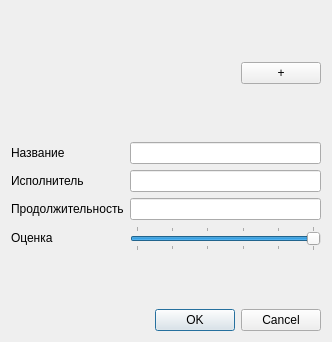
<?xml version="1.0" encoding="UTF-8"?>
<ui version="4.0">
 <class>SongDialog</class>
 <widget class="QDialog" name="SongDialog">
  <property name="geometry">
   <rect>
    <x>0</x>
    <y>0</y>
    <width>332</width>
    <height>342</height>
   </rect>
  </property>
  <property name="windowTitle">
   <string>Dialog</string>
  </property>
  <layout class="QGridLayout" name="gridLayout">
   <item row="0" column="0">
    <layout class="QHBoxLayout" name="horizontalLayout">
     <item>
      <widget class="QLabel" name="labelPreview">
       <property name="sizePolicy">
        <sizepolicy hsizetype="Fixed" vsizetype="Fixed">
         <horstretch>0</horstretch>
         <verstretch>0</verstretch>
        </sizepolicy>
       </property>
       <property name="minimumSize">
        <size>
         <width>125</width>
         <height>125</height>
        </size>
       </property>
       <property name="toolTip">
        <string>Превью</string>
       </property>
       <property name="text">
        <string/>
       </property>
      </widget>
     </item>
     <item>
      <spacer name="horizontalSpacer">
       <property name="orientation">
        <enum>Qt::Horizontal</enum>
       </property>
       <property name="sizeHint" stdset="0">
        <size>
         <width>40</width>
         <height>20</height>
        </size>
       </property>
      </spacer>
     </item>
     <item>
      <widget class="QPushButton" name="btnPreview">
       <property name="sizePolicy">
        <sizepolicy hsizetype="Fixed" vsizetype="Fixed">
         <horstretch>0</horstretch>
         <verstretch>0</verstretch>
        </sizepolicy>
       </property>
       <property name="toolTip">
        <string>Выбрать изображение</string>
       </property>
       <property name="text">
        <string>+</string>
       </property>
      </widget>
     </item>
    </layout>
   </item>
   <item row="1" column="0">
    <layout class="QFormLayout" name="formLayout">
     <item row="0" column="0">
      <widget class="QLabel" name="label_5">
       <property name="text">
        <string>Название</string>
       </property>
      </widget>
     </item>
     <item row="0" column="1">
      <widget class="QLineEdit" name="lineEdit"/>
     </item>
     <item row="1" column="0">
      <widget class="QLabel" name="label_6">
       <property name="text">
        <string>Исполнитель</string>
       </property>
      </widget>
     </item>
     <item row="2" column="0">
      <widget class="QLabel" name="label_7">
       <property name="text">
        <string>Продолжительность</string>
       </property>
      </widget>
     </item>
     <item row="3" column="0">
      <widget class="QLabel" name="label_8">
       <property name="text">
        <string>Оценка</string>
       </property>
      </widget>
     </item>
     <item row="3" column="1">
      <widget class="QSlider" name="horizontalSlider">
       <property name="maximum">
        <number>5</number>
       </property>
       <property name="pageStep">
        <number>1</number>
       </property>
       <property name="value">
        <number>5</number>
       </property>
       <property name="sliderPosition">
        <number>5</number>
       </property>
       <property name="orientation">
        <enum>Qt::Horizontal</enum>
       </property>
       <property name="tickPosition">
        <enum>QSlider::TicksBothSides</enum>
       </property>
       <property name="tickInterval">
        <number>1</number>
       </property>
      </widget>
     </item>
     <item row="1" column="1">
      <widget class="QLineEdit" name="authorLineEdit"/>
     </item>
     <item row="2" column="1">
      <widget class="QLineEdit" name="durationLineEdit">
       <property name="inputMethodHints">
        <set>Qt::ImhDigitsOnly</set>
       </property>
      </widget>
     </item>
    </layout>
   </item>
   <item row="2" column="0">
    <widget class="QDialogButtonBox" name="buttonBox">
     <property name="orientation">
      <enum>Qt::Horizontal</enum>
     </property>
     <property name="standardButtons">
      <set>QDialogButtonBox::Cancel|QDialogButtonBox::Ok</set>
     </property>
    </widget>
   </item>
  </layout>
 </widget>
 <resources/>
 <connections>
  <connection>
   <sender>buttonBox</sender>
   <signal>accepted()</signal>
   <receiver>SongDialog</receiver>
   <slot>accept()</slot>
   <hints>
    <hint type="sourcelabel">
     <x>248</x>
     <y>254</y>
    </hint>
    <hint type="destinationlabel">
     <x>157</x>
     <y>274</y>
    </hint>
   </hints>
  </connection>
  <connection>
   <sender>buttonBox</sender>
   <signal>rejected()</signal>
   <receiver>SongDialog</receiver>
   <slot>reject()</slot>
   <hints>
    <hint type="sourcelabel">
     <x>316</x>
     <y>260</y>
    </hint>
    <hint type="destinationlabel">
     <x>286</x>
     <y>274</y>
    </hint>
   </hints>
  </connection>
 </connections>
</ui>
